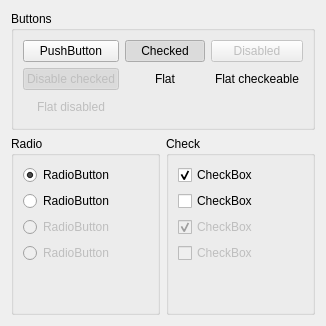
                        <widget class="QWidget" name="tab_12">
                            <attribute name="title">
                                <string>Long Page Name</string>
                            </attribute>
                            <layout class="QGridLayout" name="gridLayout_39">
                                <item row="0" column="0" colspan="2">
                                    <widget class="QGroupBox" name="groupBox_6">
                                        <property name="title">
                                            <string>Buttons</string>
                                        </property>
                                        <property name="checkable">
                                            <bool>false</bool>
                                        </property>
                                        <property name="class" stdset="0">
                                            <string>fill_background</string>
                                        </property>
                                        <layout class="QGridLayout" name="gridLayout_38">
                                            <item row="0" column="0">
                                                <widget class="QPushButton" name="pushButton_8">
                                                    <property name="toolTip">
                                                        <string>Lorem ipsum dolor sit amet, consectetur adipiscing elit,
                                                            sed do eiusmod tempor incididunt ut labore et dolore magna
                                                            aliqua.
                                                        </string>
                                                    </property>
                                                    <property name="text">
                                                        <string>PushButton</string>
                                                    </property>
                                                </widget>
                                            </item>
                                            <item row="0" column="1">
                                                <widget class="QPushButton" name="pushButton_9">
                                                    <property name="text">
                                                        <string>Checked</string>
                                                    </property>
                                                    <property name="checkable">
                                                        <bool>true</bool>
                                                    </property>
                                                    <property name="checked">
                                                        <bool>true</bool>
                                                    </property>
                                                </widget>
                                            </item>
                                            <item row="0" column="2">
                                                <widget class="QPushButton" name="pushButton_10">
                                                    <property name="enabled">
                                                        <bool>false</bool>
                                                    </property>
                                                    <property name="text">
                                                        <string>Disabled</string>
                                                    </property>
                                                    <property name="checkable">
                                                        <bool>false</bool>
                                                    </property>
                                                    <property name="checked">
                                                        <bool>false</bool>
                                                    </property>
                                                    <property name="flat">
                                                        <bool>false</bool>
                                                    </property>
                                                </widget>
                                            </item>
                                            <item row="1" column="0">
                                                <widget class="QPushButton" name="pushButton_24">
                                                    <property name="enabled">
                                                        <bool>false</bool>
                                                    </property>
                                                    <property name="text">
                                                        <string>Disable checked</string>
                                                    </property>
                                                    <property name="checkable">
                                                        <bool>true</bool>
                                                    </property>
                                                    <property name="checked">
                                                        <bool>true</bool>
                                                    </property>
                                                    <property name="flat">
                                                        <bool>false</bool>
                                                    </property>
                                                </widget>
                                            </item>
                                            <item row="1" column="1">
                                                <widget class="QPushButton" name="pushButton_25">
                                                    <property name="text">
                                                        <string>Flat</string>
                                                    </property>
                                                    <property name="flat">
                                                        <bool>true</bool>
                                                    </property>
                                                </widget>
                                            </item>
                                            <item row="1" column="2">
                                                <widget class="QPushButton" name="pushButton_26">
                                                    <property name="text">
                                                        <string>Flat checkeable</string>
                                                    </property>
                                                    <property name="checkable">
                                                        <bool>true</bool>
                                                    </property>
                                                    <property name="checked">
                                                        <bool>false</bool>
                                                    </property>
                                                    <property name="flat">
                                                        <bool>true</bool>
                                                    </property>
                                                </widget>
                                            </item>
                                            <item row="2" column="0">
                                                <widget class="QPushButton" name="pushButton_27">
                                                    <property name="enabled">
                                                        <bool>false</bool>
                                                    </property>
                                                    <property name="text">
                                                        <string>Flat disabled</string>
                                                    </property>
                                                    <property name="flat">
                                                        <bool>true</bool>
                                                    </property>
                                                </widget>
                                            </item>
                                        </layout>
                                    </widget>
                                </item>
                                <item row="1" column="0">
                                    <widget class="QGroupBox" name="groupBox_5">
                                        <property name="title">
                                            <string>Radio</string>
                                        </property>
                                        <property name="checkable">
                                            <bool>false</bool>
                                        </property>
                                        <property name="class" stdset="0">
                                            <string>fill_background</string>
                                        </property>
                                        <layout class="QGridLayout" name="gridLayout_37">
                                            <item row="3" column="0">
                                                <widget class="QRadioButton" name="radioButton_9">
                                                    <property name="enabled">
                                                        <bool>false</bool>
                                                    </property>
                                                    <property name="text">
                                                        <string>RadioButton</string>
                                                    </property>
                                                </widget>
                                            </item>
                                            <item row="1" column="0">
                                                <widget class="QRadioButton" name="radioButton_10">
                                                    <property name="text">
                                                        <string>RadioButton</string>
                                                    </property>
                                                    <property name="autoExclusive">
                                                        <bool>false</bool>
                                                    </property>
                                                </widget>
                                            </item>
                                            <item row="2" column="0">
                                                <widget class="QRadioButton" name="radioButton_11">
                                                    <property name="enabled">
                                                        <bool>false</bool>
                                                    </property>
                                                    <property name="text">
                                                        <string>RadioButton</string>
                                                    </property>
                                                    <property name="checked">
                                                        <bool>false</bool>
                                                    </property>
                                                </widget>
                                            </item>
                                            <item row="4" column="0">
                                                <spacer name="verticalSpacer_8">
                                                    <property name="orientation">
                                                        <enum>Qt::Vertical</enum>
                                                    </property>
                                                    <property name="sizeHint" stdset="0">
                                                        <size>
                                                            <width>20</width>
                                                            <height>40</height>
                                                        </size>
                                                    </property>
                                                </spacer>
                                            </item>
                                            <item row="0" column="0">
                                                <widget class="QRadioButton" name="radioButton_12">
                                                    <property name="text">
                                                        <string>RadioButton</string>
                                                    </property>
                                                    <property name="checked">
                                                        <bool>true</bool>
                                                    </property>
                                                    <property name="autoExclusive">
                                                        <bool>false</bool>
                                                    </property>
                                                </widget>
                                            </item>
                                        </layout>
                                    </widget>
                                </item>
                                <item row="1" column="1">
                                    <widget class="QGroupBox" name="groupBox_4">
                                        <property name="title">
                                            <string>Check</string>
                                        </property>
                                        <property name="checkable">
                                            <bool>false</bool>
                                        </property>
                                        <property name="class" stdset="0">
                                            <string>fill_background</string>
                                        </property>
                                        <layout class="QGridLayout" name="gridLayout_36">
                                            <item row="3" column="0">
                                                <widget class="QCheckBox" name="checkBox_9">
                                                    <property name="enabled">
                                                        <bool>false</bool>
                                                    </property>
                                                    <property name="text">
                                                        <string>CheckBox</string>
                                                    </property>
                                                </widget>
                                            </item>
                                            <item row="4" column="0">
                                                <spacer name="verticalSpacer_7">
                                                    <property name="orientation">
                                                        <enum>Qt::Vertical</enum>
                                                    </property>
                                                    <property name="sizeHint" stdset="0">
                                                        <size>
                                                            <width>20</width>
                                                            <height>40</height>
                                                        </size>
                                                    </property>
                                                </spacer>
                                            </item>
                                            <item row="0" column="0">
                                                <widget class="QCheckBox" name="checkBox_10">
                                                    <property name="text">
                                                        <string>CheckBox</string>
                                                    </property>
                                                    <property name="checked">
                                                        <bool>true</bool>
                                                    </property>
                                                    <property name="tristate">
                                                        <bool>true</bool>
                                                    </property>
                                                </widget>
                                            </item>
                                            <item row="1" column="0">
                                                <widget class="QCheckBox" name="checkBox_11">
                                                    <property name="text">
                                                        <string>CheckBox</string>
                                                    </property>
                                                    <property name="tristate">
                                                        <bool>true</bool>
                                                    </property>
                                                </widget>
                                            </item>
                                            <item row="2" column="0">
                                                <widget class="QCheckBox" name="checkBox_12">
                                                    <property name="enabled">
                                                        <bool>false</bool>
                                                    </property>
                                                    <property name="text">
                                                        <string>CheckBox</string>
                                                    </property>
                                                    <property name="checked">
                                                        <bool>true</bool>
                                                    </property>
                                                </widget>
                                            </item>
                                        </layout>
                                    </widget>
                                </item>
                            </layout>
                        </widget>
